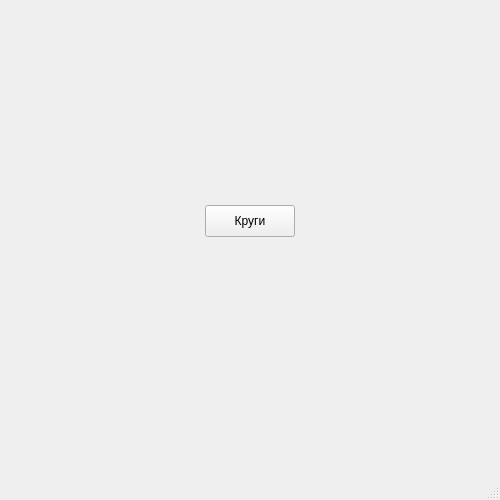
<?xml version="1.0" encoding="UTF-8"?>
<ui version="4.0">
 <class>MainWindow</class>
 <widget class="QMainWindow" name="MainWindow">
  <property name="geometry">
   <rect>
    <x>0</x>
    <y>0</y>
    <width>500</width>
    <height>500</height>
   </rect>
  </property>
  <property name="windowTitle">
   <string>MainWindow</string>
  </property>
  <widget class="QWidget" name="centralwidget">
   <widget class="QPushButton" name="pushButton">
    <property name="geometry">
     <rect>
      <x>205</x>
      <y>205</y>
      <width>90</width>
      <height>32</height>
     </rect>
    </property>
    <property name="text">
     <string>Круги</string>
    </property>
   </widget>
   <widget class="QLabel" name="label">
    <property name="geometry">
     <rect>
      <x>0</x>
      <y>0</y>
      <width>500</width>
      <height>500</height>
     </rect>
    </property>
    <property name="text">
     <string/>
    </property>
   </widget>
   <zorder>label</zorder>
   <zorder>pushButton</zorder>
  </widget>
  <widget class="QMenuBar" name="menubar">
   <property name="geometry">
    <rect>
     <x>0</x>
     <y>0</y>
     <width>500</width>
     <height>22</height>
    </rect>
   </property>
  </widget>
  <widget class="QStatusBar" name="statusbar"/>
 </widget>
 <resources/>
 <connections/>
</ui>
